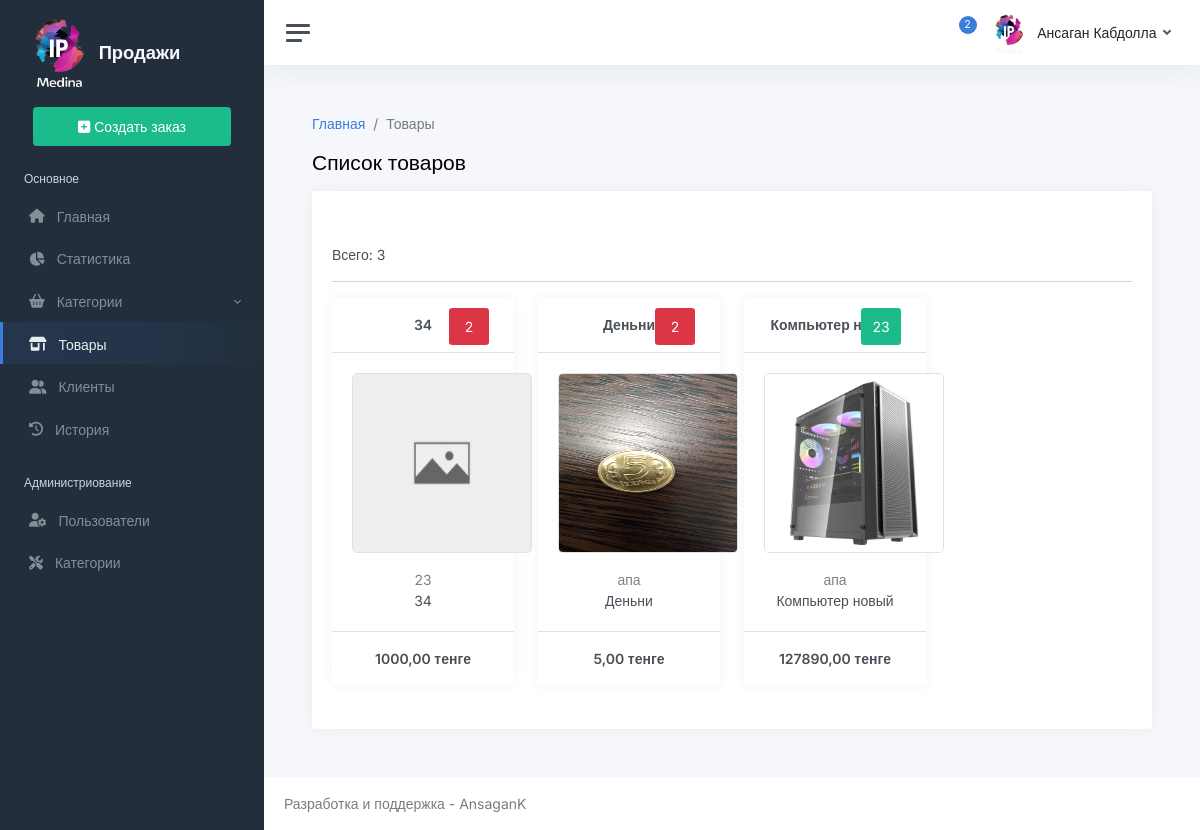
/product (signed in), run on the app's committed database.
### app/models/product.py (models this page shows, shortened)
class Product(BaseModel):
    name = models.CharField(max_length=512, null=True, blank=True)
    slug = models.SlugField(max_length=512, null=True, blank=True)
    price = models.DecimalField(max_digits=10, decimal_places=2, null=True, blank=True)
    img = models.ImageField(upload_to='products/', null=True, blank=True)
    quantity = models.IntegerField(null=True, blank=True, default=1)
    subcategory = models.ForeignKey(
        Subcategory, on_delete=models.SET_NULL, null=True, blank=True, related_name='products'
    )
    class Meta:
        verbose_name = 'Товар'
        verbose_name_plural = 'Товары'

### app/models/category.py (models this page shows, shortened)
class Subcategory(BaseModel):
    name = models.CharField(max_length=256)
    slug = models.SlugField(max_length=256, null=True, blank=True)
    category = models.ForeignKey(
        Category, on_delete=models.SET_NULL, null=True, blank=True, related_name='subcategories'
    )
    class Meta:
        verbose_name = 'Подкатегория'
        verbose_name_plural = 'Подкатегории'
    def get_absolute_url(self):
        return reverse('app:subcategory_detail', args=[self.slug])

### app/views/product.py (the view)
# urls.py: path('product', views.product_list, name='product_list'),
@login_required
def product_list(request):
    products = Product.objects.all().order_by('-created_at')
    return render(request, 'app/product/list.html', {
        'products': products
    })

### app/context_processors.py (called while the page is built)
def get_categories(request):
    categories = Category.objects.all()
    categories.prefetch_related('subcategories')
    return {'categories': categories}

### app/templates/app/product/list.html (shortened to what this page needs)
{% extends 'base.html' %}
{% block name %}
    Список товаров
{% endblock %}
{% block breadcrumb %}
    <nav aria-label="breadcrumb">
        <ol class="breadcrumb">
            <li class="breadcrumb-item"><a href="{% url 'app:home' %}">Главная</a></li>
            <li class="breadcrumb-item active">Товары</li>
        </ol>
    </nav>
{% endblock %}
{% block content %}
    <span>Всего: {{ products.count }}</span>
    <hr>
    {% include 'app/include/product/block.html' with products=products %}
{% endblock %}

### app/templates/base.html (shortened to what this page needs)
{% load static %}
<!DOCTYPE html>
<html lang="ru">
<head>
    <link href="{% static 'app/css/app.css' %}" rel="stylesheet">
</head>
<body>
<div class="wrapper">
    <nav id="sidebar" class="sidebar js-sidebar">
        <div class="sidebar-content js-simplebar">
            <a class="sidebar-brand" href="{% url 'app:home' %}">
                <img src="{% static 'app/img/logo.png' %}" alt="" width="70px">
                <span class="align-middle">Продажи</span>
            </a>
            <ul class="sidebar-nav">
                <li class="sidebar-item">
                    <a href="{% url 'app:create_order' %}" class="btn btn-success p-2 w-75 m-auto d-block">
                        <i class="fa fa-square-plus"></i>
                        Создать заказ
                    </a>
                </li>
                <li class="sidebar-header">
                    Основное
                </li>
                <li class="sidebar-item {% if request.path == '/' %}active{% endif %}">
                    <a class="sidebar-link" href="{% url 'app:home' %}">
                        <i class="align-middle me-2 fas fa fa-home"></i>
                        <span class="align-middle">Главная</span>
                    </a>
                </li>
                <li class="sidebar-item {% if request.path == '/statistic' %}active{% endif %}">
                    <a class="sidebar-link" href="{% url 'app:home' %}">
                        <i class="align-middle me-2 fas fa fa-chart-pie"></i>
                        <span class="align-middle">Статистика</span>
                    </a>
                </li>
                <li class="sidebar-item">
                    <a data-bs-target="#multi" data-bs-toggle="collapse" class="sidebar-link collapsed">
                        <i class="align-middle me-2  fa fa-basket-shopping"></i>
                        <span class="align-middle">Категории</span>
                    </a>
                </li>
                <li class="sidebar-item {% if request.path == '/product' %}active{% endif %}">
                    <a class="sidebar-link" href="{% url 'app:product_list' %}">
                        <i class="align-middle me-2 fas fa fa-shop"></i>
                        <span class="align-middle">Товары</span>
                    </a>
                </li>
                <li class="sidebar-item {% if request.path == '/client' %}active{% endif %}">
                    <a class="sidebar-link" href="{% url 'app:client_list' %}">
                        <i class="align-middle me-2 fas fa fa-user-friends"></i>
                        <span class="align-middle">Клиенты</span>
                    </a>
                </li>
                <li class="sidebar-item {% if request.path == '/order' %}active{% endif %}">
                    <a class="sidebar-link" href="{% url 'app:order_list' %}">
                        <i class="align-middle me-2 fas fa fa-history"></i>
                        <span class="align-middle">История</span>
                    </a>
                </li>
                {% if request.user.profile.role == 'admin' %}
                    <li class="sidebar-header">
                        Администриование
                    </li>
                    <li class="sidebar-item {% if request.path == '/user' %}active{% endif %}">
                        <a class="sidebar-link" href="{% url 'app:user_list' %}">
                            <i class="align-middle me-2 fas fa fa-user-gear"></i>
                            <span class="align-middle">Пользователи</span>
                        </a>
                    </li>
                    <li class="sidebar-item {% if request.path == '/category' %}active{% endif %}">
                        <a class="sidebar-link" href="{% url 'app:category_list' %}">
                            <i class="align-middle me-2 fas fa-screwdriver-wrench"></i>
                            <span class="align-middle">Категории</span>
                        </a>
                    </li>
                {% endif %}
            </ul>
        </div>
    </nav>
    <div class="main">
        <nav class="navbar navbar-expand navbar-light navbar-bg">
            <a class="sidebar-toggle js-sidebar-toggle">
                <i class="hamburger align-self-center"></i>
            </a>
            <div class="navbar-collapse collapse">
                <ul class="navbar-nav navbar-align">
                    <li class="nav-item dropdown">
                        <a class="nav-icon dropdown-toggle" href="#" id="alertsDropdown" data-bs-toggle="dropdown">
                            <div class="position-relative">
                                <span class="indicator">2</span>
                            </div>
                        </a>
                    </li>
                    <li class="nav-item dropdown">
                        <a class="nav-link dropdown-toggle d-none d-sm-inline-block" href="#" data-bs-toggle="dropdown">
                            <img src="{% static 'app/img/logo.png' %}" class="avatar img-fluid rounded me-1" alt=""/>
                            <span class="text-dark">{{ request.user.get_full_name }}</span>
                        </a>
                    </li>
                </ul>
            </div>
        </nav>
        <main class="content">
            <div class="container-fluid p-0">
                {% block breadcrumb %}
                {% endblock %}
                <h1 class="h3 mb-3">{% block name %}{% endblock %}</h1>
                <div class="row">
                    <div class="col-12">
                        <div class="card">
                            <div class="card-header">
                            </div>
                            <div class="card-body">
                                {% block content %}
                                {% endblock %}
                            </div>
                        </div>
                    </div>
                </div>
            </div>
        </main>
        <footer class="footer">
            <div class="container-fluid">
                <div class="row text-muted">
                    <div class="col-6 text-start">
                        <p class="mb-0">
                            Разработка и поддержка - AnsaganK
                        </p>
                    </div>
                    <div class="col-6 text-end">
                    </div>
                </div>
            </div>
        </footer>
    </div>
</div>
</body>
</html>

### app/templates/app/include/product/block.html
<div class="row">
    {% for product in products %}
        <div class="col-xl-3 col-lg-4 col-md-6 col-12">
            {% include 'app/include/product/card.html' with product=product %}
        </div>
    {% endfor %}
</div>

### app/templates/app/include/product/card.html
{% load static %}
<div class="card text-center">
    <div class="card-header">
        <b>{{ product.name }}</b>
        <span class="
        {% with product.quantity as quantity %}
        {% if quantity >= 20 %} bg-success {% elif 10 < quantity and quantity < 20 %} bg-warning {% else %} bg-danger {% endif %}
        {% endwith %}
        p-2 position-absolute text-white rounded-2"
              style="top:10px; right: 25px; padding: 10px; color: white; min-width: 40px">{{ product.quantity }}</span>
    </div>
    <div class="card-body border-top border-bottom">
        <div class="d-flex flex-column">
            <img src="{% if product.img %}{{ product.img.url }}{% else %}{% static 'app/img/not_found.jpg' %}{% endif %}" alt="" width="180" height="180" class="m-auto border rounded-3 mb-3">
            <span class="text-black-50">{{ product.subcategory.name }}</span>
            <span>{{ product.name }}</span>
        </div>
    </div>
    <div class="card-footer text-s">
        <b>{{ product.price }} тенге</b>
    </div>
</div>

### data on the page
Product: name "34", quantity "2", subcategory.name "23", price "1000,00"
Product: name "Деньни", quantity "2", img (picture), subcategory.name "апа", price "5,00"
Product: name "Компьютер новый", quantity "23", img (picture), subcategory.name "апа", price "127890,00"

### other printed values
{{ request.user.get_full_name }} "Ансаган Кабдолла"
{{ products.count }} "3"
